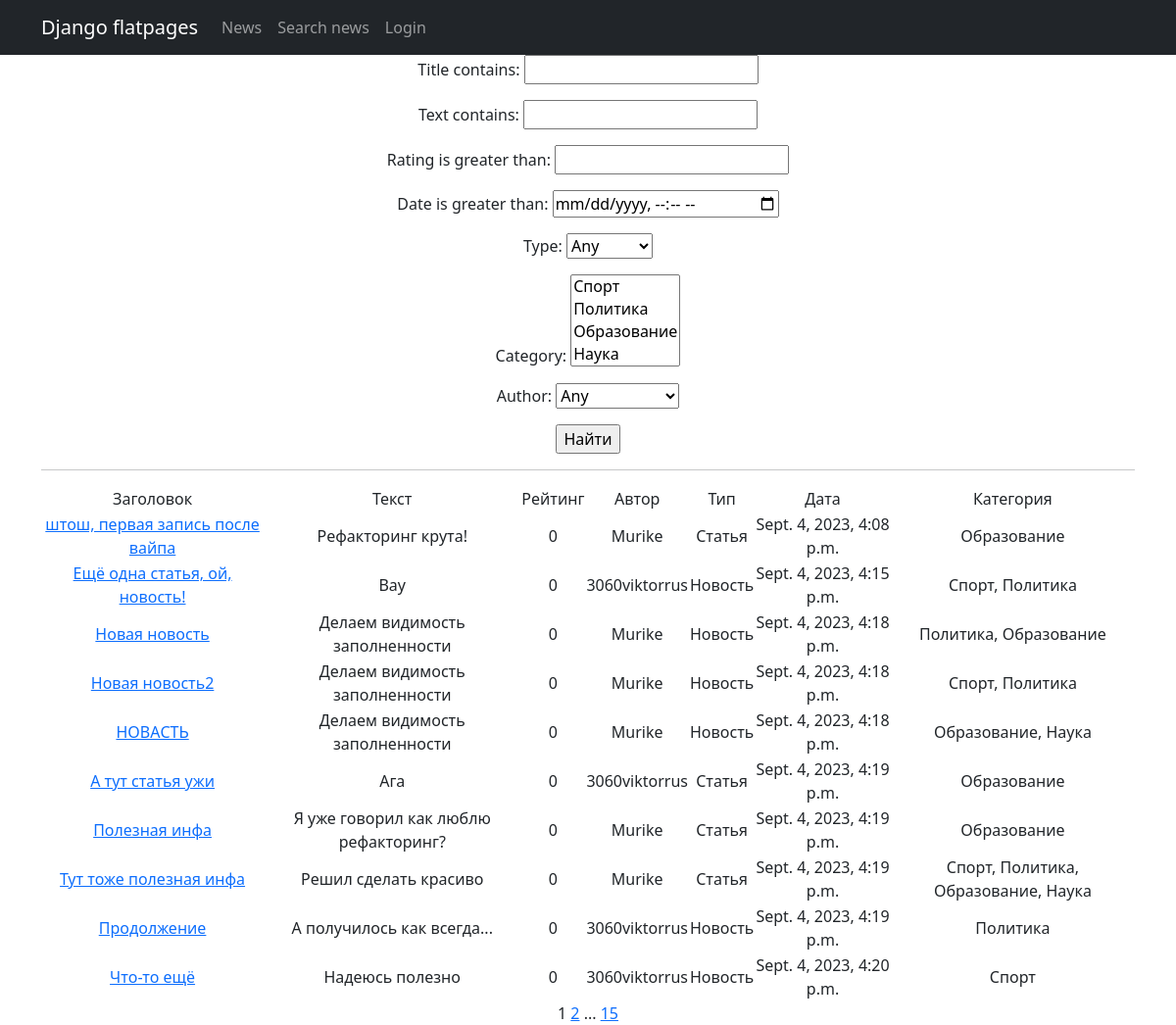
/allnews/search, run on the app's committed database.
### AllNews/models.py (models this page shows, shortened)
class Post(models.Model):
    title = models.CharField(max_length=255)
    text = models.TextField()
    rating = models.IntegerField(default=0)
    author = models.ForeignKey('Author', on_delete=models.CASCADE)
    type = models.IntegerField(default=0, choices=CATEGORY_TYPES)
    date = models.DateTimeField(auto_now_add=True)
    post_category = models.ManyToManyField('Category', through='PostCategory')

class Author(models.Model):
    user = models.ForeignKey(User, on_delete=models.CASCADE)
    rating = models.IntegerField(default=0)
    def __str__(self):
        return self.user.username

class Category(models.Model):
    category = models.CharField(max_length=3, choices=CATEGORY_CATEGORIES, unique=True)
    def __str__(self):
        for item in CATEGORY_CATEGORIES:
            if item[0] == self.category:
                return item[1]

### AllNews/views.py (the view)
# urls.py: path('search', PostSearch.as_view(), name='post_search'),
class PostSearch(ListView):
    model = Post
    ordering = 'date'
    template_name = 'posts_search.html'
    context_object_name = 'posts'
    paginate_by = 10
    def get_queryset(self):
        queryset = super().get_queryset()
        self.filterset = PostFilter(self.request.GET, queryset)
        return self.filterset.qs
    def get_context_data(self, **kwargs):
        context = super().get_context_data(**kwargs)
        context['filterset'] = self.filterset
        return context

### AllNews/templatetags/custom_tags.py (called while the page is built)
@register.simple_tag(takes_context=True)
def url_replace(context, **kwargs):
    d = context['request'].GET.copy()
    for k, v in kwargs.items():
        d[k] = v
    return d.urlencode()

### AllNews/templatetags/template_filters.py (called while the page is built)
@register.filter()
def censure(text: str):
    if type(text) is not str:
        raise Exception('Фильтр применён не к строковой переменной!')
    words = text.split(' ')
    for index, word in enumerate(words):
        if word.startswith('редиск'): # редиска\редиски\редиску
            words[index] = 'р******'
    return ' '.join(words)

@register.filter()
def get_fulltype(text):
    for item in CATEGORY_TYPES:
        if item[0] == text:
            return item[1]

@register.filter()
def get_fullcategories(post):
    qs = Category.objects.filter(
        postcategory__post__id=post.id
    )
    result = []
    for item in qs:
        result.append(str(item))
    result = ', '.join(result)
    return result

### templates/posts_search.html (shortened to what this page needs)
{% extends 'flatpages/default.html' %}
{% load template_filters %}
{% load custom_tags %}
{% block content %}
<form action="" method="get">
    {{ filterset.form.as_p }}
    <input type="submit" value="Найти">
</form>
<hr>
{% if posts %}
    <table>
        <tr>
            <td>Заголовок</td>
            <td>Текст</td>
            <td>Рейтинг</td>
            <td>Автор</td>
            <td>Тип</td>
            <td>Дата</td>
            <td>Категория</td>
        </tr>
        {% for post in posts %}
            <tr>
                <td><a href="{% url 'post_detail' pk=post.id %}">{{ post.title }}</a></td>
                <td>{{ post.text|censure }}</td>
                <td>{{ post.rating }}</td>
                <td>{{ post.author.user.username }}</td>
                <td>{{ post.type|get_fulltype }}</td>
                <td>{{ post.date }}</td>
                <td>{{ post|get_fullcategories }}</td>
            </tr>
        {% endfor %}
    </table>
{% else %}
    <h2>Постов по указанным параметров нет!</h2>
{% endif %}
{{ page_obj.number }}
{% if page_obj.has_next %}
    <a href="?{% url_replace page=page_obj.next_page_number %}">{{ page_obj.next_page_number }}</a>
        {% if paginator.num_pages != page_obj.next_page_number %}
            ...
            <a href="?{% url_replace page=page_obj.paginator.num_pages %}">{{ page_obj.paginator.num_pages }}</a>
        {% endif %}
{% endif %}
{% endblock content %}

### data on the page
Post: title "штош, первая запись после вайпа", text|censure "Рефакторинг крута!", rating "0", author.user.username "Murike", type|get_fulltype "Статья", date "Sept. 4, 2023, 4:08 p.m.", id.category "Образование"
Post: title "Ещё одна статья, ой, новость!", text|censure "Вау", rating "0", author.user.username "3060viktorrus", type|get_fulltype "Новость", date "Sept. 4, 2023, 4:15 p.m.", id.category "Спорт, Политика"
Post: title "Новая новость", text|censure "Делаем видимость заполненности", rating "0", author.user.username "Murike", type|get_fulltype "Новость", date "Sept. 4, 2023, 4:18 p.m.", id.category "Политика, Образование"
Post: title "Новая новость2", text|censure "Делаем видимость заполненности", rating "0", author.user.username "Murike", type|get_fulltype "Новость", date "Sept. 4, 2023, 4:18 p.m.", id.category "Спорт, Политика"
Post: title "НОВАСТЬ", text|censure "Делаем видимость заполненности", rating "0", author.user.username "Murike", type|get_fulltype "Новость", date "Sept. 4, 2023, 4:18 p.m.", id.category "Образование, Наука"
Post: title "А тут статья ужи", text|censure "Ага", rating "0", author.user.username "3060viktorrus", type|get_fulltype "Статья", date "Sept. 4, 2023, 4:19 p.m.", id.category "Образование"
Post: title "Полезная инфа", text|censure "Я уже говорил как люблю рефакторинг?", rating "0", author.user.username "Murike", type|get_fulltype "Статья", date "Sept. 4, 2023, 4:19 p.m.", id.category "Образование"
Post: title "Тут тоже полезная инфа", text|censure "Решил сделать красиво", rating "0", author.user.username "Murike", type|get_fulltype "Статья", date "Sept. 4, 2023, 4:19 p.m.", id.category "Спорт, Политика, Образование, Наука"
Post: title "Продолжение", text|censure "А получилось как всегда...", rating "0", author.user.username "3060viktorrus", type|get_fulltype "Новость", date "Sept. 4, 2023, 4:19 p.m.", id.category "Политика"
Post: title "Что-то ещё", text|censure "Надеюсь полезно", rating "0", author.user.username "3060viktorrus", type|get_fulltype "Новость", date "Sept. 4, 2023, 4:20 p.m.", id.category "Спорт"

### other printed values
{{ page_obj.number }} "1"
{{ page_obj.next_page_number }} "2"
{{ page_obj.paginator.num_pages }} "15"
